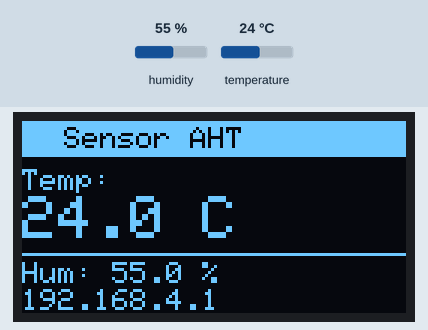
This program was run on a simulated ESP32-S3. Parts: 128×64 one-colour display. Inputs (shaded band) come from the test bench; at power-on: humidity 55 %, temperature 24 °C. What the program prints to the serial monitor is not drawn.

Above: at 5.2 s.
5.3 s: humidity set to 22 %
At 6.8 s:
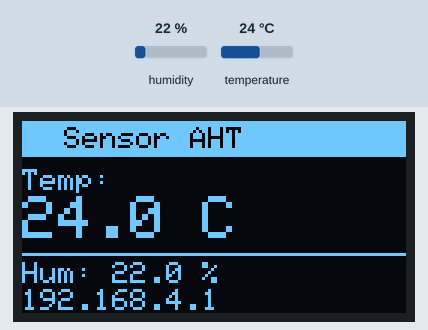
7.6 s: temperature set to 12 °C
At 9.3 s:
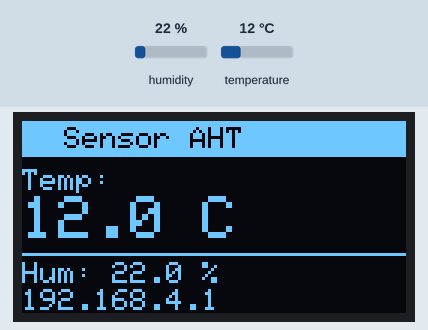
9.6 s: humidity set to 40 %
At 11.1 s:
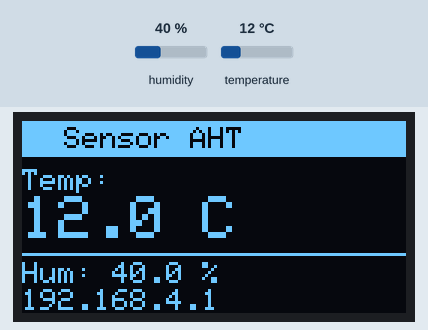
11.6 s: temperature set to 19 °C
At 12.6 s:
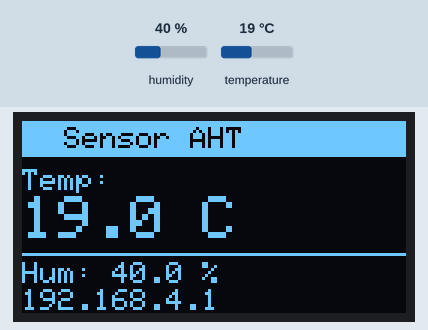
Timing chart, 0 to 14.6 s (numbered marks = the images above; inputs shaded):
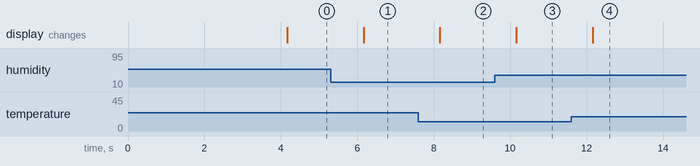

Measured:
- after the input at 5.3 s, the display: changes after 0.86 s (image 1)
- after the input at 7.6 s, the display: changes after 0.56 s (image 2)
- after the input at 9.6 s, the display: changes after 0.56 s (image 3)
- after the input at 11.6 s, the display: changes after 0.56 s (image 4)

The program:

main.cpp
```cpp
#include <Wire.h>
#include <Adafruit_GFX.h>
#include <Adafruit_SSD1306.h>
#include <Adafruit_AHTX0.h>
#include <WiFi.h>
#include <WebServer.h>

// ── Pantalla ──────────────────────────────────────────────────────
#define SCREEN_WIDTH 128
#define SCREEN_HEIGHT 64
#define SDA_PIN 8
#define SCL_PIN 9
#define OLED_ADDR 0x3C
#define OLED_RESET -1

// ── WiFi AP ───────────────────────────────────────────────────────
#define AP_SSID "ESP32-Sensor"
#define AP_PASS "12345678"       // mínimo 8 caracteres
#define AP_IP   "192.168.4.1"   // IP por defecto del AP

Adafruit_SSD1306 display(SCREEN_WIDTH, SCREEN_HEIGHT, &Wire, OLED_RESET);
Adafruit_AHTX0   aht;
WebServer        server(80);

// Variables globales de lectura
float temperatura = 0.0;
float humedad     = 0.0;
unsigned long lastRead = 0;

// ══════════════════════════════════════════════════════════════════
//  HTML de la página web
// ══════════════════════════════════════════════════════════════════
const char HTML_PAGE[] PROGMEM = R"rawliteral(
<!DOCTYPE html>
<html lang="es">
<head>
  <meta charset="UTF-8">
  <meta name="viewport" content="width=device-width, initial-scale=1">
  <meta http-equiv="refresh" content="5">
  <title>ESP32 Sensor</title>
  <style>
    * { box-sizing: border-box; margin: 0; padding: 0; }
    body {
      font-family: 'Segoe UI', sans-serif;
      background: #0f172a;
      color: #e2e8f0;
      display: flex;
      flex-direction: column;
      align-items: center;
      justify-content: center;
      min-height: 100vh;
      padding: 20px;
    }
    h1 {
      font-size: 1.4rem;
      color: #94a3b8;
      margin-bottom: 30px;
      letter-spacing: 2px;
      text-transform: uppercase;
    }
    .cards {
      display: flex;
      gap: 20px;
      flex-wrap: wrap;
      justify-content: center;
    }
    .card {
      background: #1e293b;
      border-radius: 16px;
      padding: 30px 40px;
      text-align: center;
      border: 1px solid #334155;
      min-width: 160px;
    }
    .card .icon { font-size: 2.5rem; margin-bottom: 10px; }
    .card .label {
      font-size: 0.8rem;
      color: #64748b;
      text-transform: uppercase;
      letter-spacing: 1px;
      margin-bottom: 8px;
    }
    .card .value {
      font-size: 2.8rem;
      font-weight: 700;
    }
    .card .unit {
      font-size: 1rem;
      color: #64748b;
      margin-left: 4px;
    }
    .temp .value { color: #f97316; }
    .hum  .value { color: #38bdf8; }
    .footer {
      margin-top: 30px;
      font-size: 0.75rem;
      color: #475569;
    }
  </style>
</head>
<body>
  <h1>&#127777; ESP32-S3 · Sensor AHT</h1>
  <div class="cards">
    <div class="card temp">
      <div class="icon">🌡️</div>
      <div class="label">Temperatura</div>
      <div class="value">TEMP_VAL<span class="unit">°C</span></div>
    </div>
    <div class="card hum">
      <div class="icon">💧</div>
      <div class="label">Humedad</div>
      <div class="value">HUM_VAL<span class="unit">%</span></div>
    </div>
  </div>
  <div class="footer">Actualización automática cada 5 segundos</div>
</body>
</html>
)rawliteral";

// ── Endpoint JSON para apps / fetch externo ───────────────────────
void handleJSON() {
  String json = "{";
  json += "\"temperatura\":" + String(temperatura, 1) + ",";
  json += "\"humedad\":"     + String(humedad, 1);
  json += "}";
  server.send(200, "application/json", json);
}

// ── Endpoint página principal ─────────────────────────────────────
void handleRoot() {
  String page = String(HTML_PAGE);
  page.replace("TEMP_VAL", String(temperatura, 1));
  page.replace("HUM_VAL",  String(humedad, 1));
  server.send(200, "text/html", page);
}

// ══════════════════════════════════════════════════════════════════
//  PANTALLA
// ══════════════════════════════════════════════════════════════════
void mostrarDatos() {
  display.clearDisplay();

  // Cabecera
  display.fillRect(0, 0, 128, 12, SSD1306_WHITE);
  display.setTextColor(SSD1306_BLACK);
  display.setTextSize(1);
  display.setCursor(2, 2);
  display.print("  Sensor AHT");

  // Temperatura
  display.setTextColor(SSD1306_WHITE);
  display.setTextSize(1);
  display.setCursor(0, 16);
  display.print("Temp:");
  display.setTextSize(2);
  display.setCursor(0, 25);
  display.print(temperatura, 1);
  display.print(" C");

  // Separador
  display.drawLine(0, 44, 127, 44, SSD1306_WHITE);

  // Humedad
  display.setTextSize(1);
  display.setCursor(0, 47);
  display.print("Hum: ");
  display.print(humedad, 1);
  display.print(" %");

  // IP en pie
  display.setCursor(0, 56);
  display.print(AP_IP);

  display.display();
}

void mostrarArranque() {
  display.clearDisplay();
  display.setTextColor(SSD1306_WHITE);
  display.setTextSize(1);
  display.setCursor(0, 0);
  display.print("WiFi AP: ");
  display.println(AP_SSID);
  display.print("Pass:    ");
  display.println(AP_PASS);
  display.print("IP:      ");
  display.println(AP_IP);
  display.setCursor(0, 40);
  display.println("Abre el navegador");
  display.println("y visita la IP!");
  display.display();
}

// ══════════════════════════════════════════════════════════════════
//  SETUP
// ══════════════════════════════════════════════════════════════════
void setup() {
  Serial.begin(115200);
  Wire.begin(SDA_PIN, SCL_PIN);

  // Pantalla
  if (!display.begin(SSD1306_SWITCHCAPVCC, OLED_ADDR)) {
    Serial.println("ERROR: SSD1306 no encontrado");
    while (true);
  }

  // Sensor
  if (!aht.begin()) {
    display.clearDisplay();
    display.setTextSize(1);
    display.setTextColor(SSD1306_WHITE);
    display.setCursor(0, 0);
    display.println("ERROR:");
    display.println("Sensor AHT no");
    display.println("encontrado!");
    display.display();
    while (true);
  }

  // WiFi Access Point
  WiFi.softAP(AP_SSID, AP_PASS);
  Serial.printf("AP iniciado: %s  IP: %s\n", AP_SSID, AP_IP);

  // Rutas del servidor
  server.on("/",     handleRoot);
  server.on("/json", handleJSON);
  server.begin();
  Serial.println("Servidor HTTP iniciado");

  // Mostrar info de conexión en pantalla 4 segundos
  mostrarArranque();
  delay(4000);
}

// ══════════════════════════════════════════════════════════════════
//  LOOP
// ══════════════════════════════════════════════════════════════════
void loop() {
  server.handleClient(); // ← siempre primero, sin bloquear

  // Leer sensor cada 2 segundos
  if (millis() - lastRead >= 2000) {
    lastRead = millis();

    sensors_event_t hum_ev, temp_ev;
    aht.getEvent(&hum_ev, &temp_ev);
    temperatura = temp_ev.temperature;
    humedad     = hum_ev.relative_humidity;

    Serial.printf("T: %.1f°C  H: %.1f%%\n", temperatura, humedad);
    mostrarDatos();
  }
}
```
